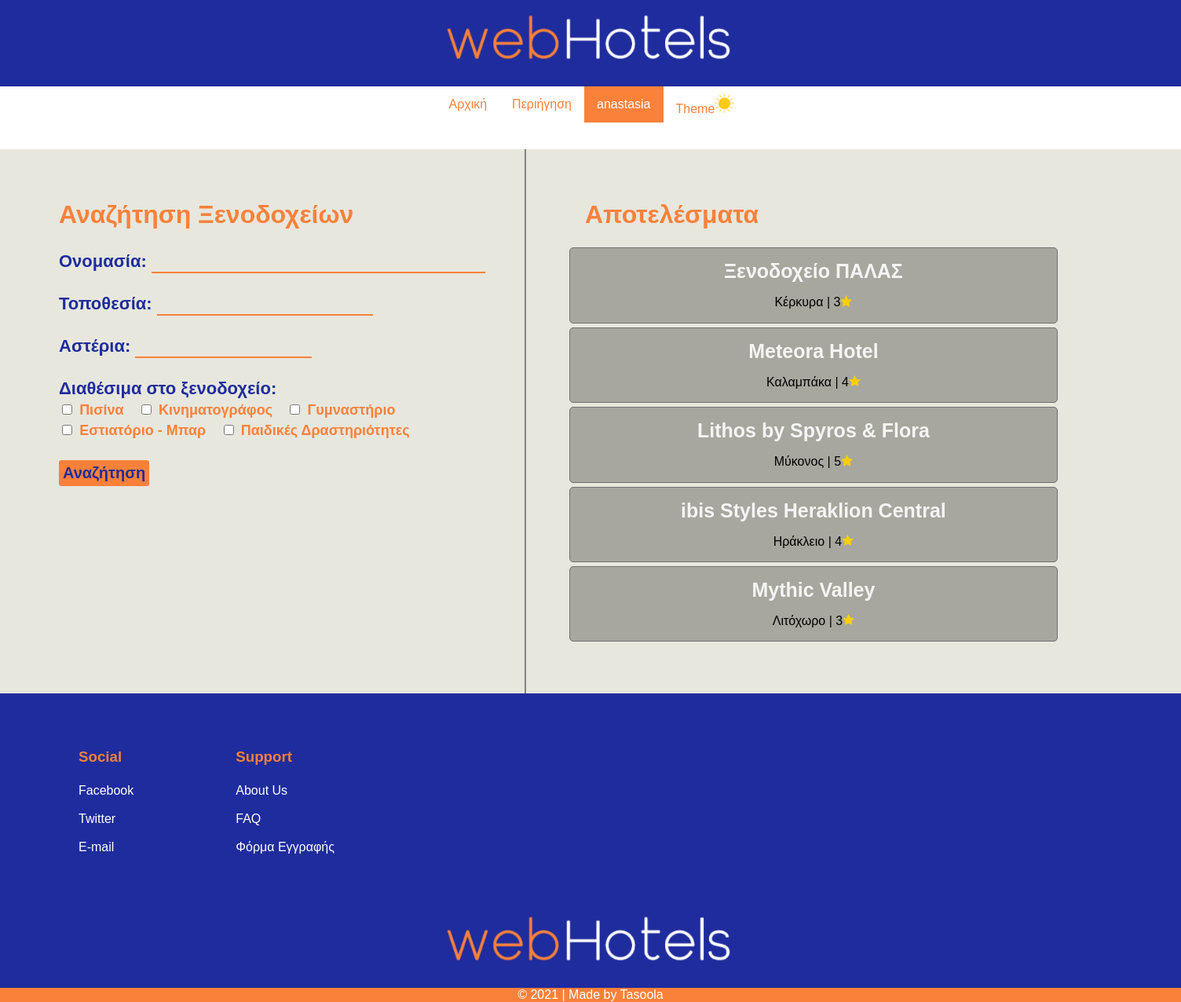
/search-page.php (signed in), run on the app's committed database.
### tables this page shows
CREATE TABLE IF NOT EXISTS `hotels` (
  `hotelid` int(10) UNSIGNED NOT NULL AUTO_INCREMENT,
  `businessTitle` varchar(100) NOT NULL,
  `location` varchar(50) NOT NULL,
  `address` varchar(100) NOT NULL,
  `telephoneNum` varchar(15) NOT NULL,
  `roomsAvailable` int(11) DEFAULT NULL,
  `equipment` set('Πισίνα','Εστιατόριο-Μπαρ','Κινηματογράφος','Γυμναστήριο','Παιδικές Δραστηριότητες') DEFAULT NULL,
  `rating` enum('1','2','3','4','5') DEFAULT NULL,
  `businessEmail` varchar(80) DEFAULT NULL,
  `longitude` double DEFAULT NULL,
  `latitude` double DEFAULT NULL,
  `description` text,
  `username_FK` varbinary(30) DEFAULT NULL,
  PRIMARY KEY (`hotelid`),
  KEY `username_fk` (`username_FK`)
);

### search-page.php (the view, shortened to what this page needs)
<?php
  require('header.php');
?>
    <main id="main">
        <div id="search-page-wrap" class="search-page-wrap">
            <div class="form-container" style="border-right: 2px solid #848383; padding-bottom:20px;" >
                <h1>Αναζήτηση Ξενοδοχείων</h1><br>
                <form class="form" id="search-form" name="search-form" action="search-page.php" method="get">
                    <label for="search-name">Ονομασία:</label>
                    <input type="text" name="search[name]" id="search-name" size="40" onfocus="highlightOn('search-name');"
                        onblur="highlightOff('searchname');"/>
                    <br><br>
                    <label for="search-location">Τοποθεσία:</label>
                    <input type="text" name="search[location]" id="search-location" size="25" onfocus="highlightOn('search-location');"
                        onblur="highlightOff('search-location');"/>
                    <br><br>
                    <label for="search-rating">Αστέρια:</label>
                    <input type="number" name="search[rating]" id="search-rating" size="5" onfocus="highlightOn('search-rating');"
                        onblur="highlightOff('search-rating');"/>
                    <br><br>
                    <label for="sequipment">Διαθέσιμα στο ξενοδοχείο:</label><br>
                    <input type="checkbox" name="search[equipment][]" value="Πισίνα"/>
                    <label for="search-equipment"><span class="check">Πισίνα</span></label>&nbsp;&nbsp;
                    <input type="checkbox" name="search[equipment][]" value="Κινηματογράφος"/>
                    <label for="search-equipment"><span class="check"> Κινηματογράφος</span></label>&nbsp;&nbsp;
                    <input type="checkbox" name="search[equipment][]" value="Γυμναστήριο"/>
                    <label for="search-equipment"><span class="check">Γυμναστήριο</span></label>&nbsp;&nbsp;
                    <br>
                    <input type="checkbox" name="search[equipment][]" value="Εστιατόριο-Μπαρ"/>
                    <label for="search-equipment"><span class="check">Εστιατόριο - Μπαρ</span></label>&nbsp;&nbsp;
                    <input type="checkbox" name="search[equipment][]" value="Παιδικές Δραστηριότητες"/>
                    <label for="search-equipment"><span class="check">Παιδικές Δραστηριότητες</span></label>
                    <br><br>
                    <button type="submit" class="btn" name="submit-search">Αναζήτηση</button>
                </form>
            </div>
            <div class="results">
                <h1>Αποτελέσματα</h1><br>
                <?php
                    require("functions.php");
                ?>
                <?php
                    $recordsPerPage = 5;
                    require('db-parameters.php');
                    if (isset($_GET['page']))
                        $curPage = $_GET['page'];
                    else
                        $curPage = 1;
                        $startIndex = ($curPage-1) * $recordsPerPage;
                    try {
                        $pdo = new PDO("mysql:host=$dbhost;dbname=$dbname;", $dbuser, $dbpass);
                        $pdo -> exec('set names utf8');
                        $pdo->setAttribute(PDO::ATTR_ERRMODE, PDO::ERRMODE_WARNING);
                        $emptySearch = false;
                        if ( empty($_GET['search']['name']) && empty($_GET['search']['location'])
                            && empty($_GET['search']['rating']) && empty($_GET['search']['equipment']) ) {
                                $emptySearch = true;
                        }
                        if( !isset( $_GET['search'] ) || $emptySearch ) {
                            $sql = "SELECT COUNT(hotelid) as recCount FROM hotels";
                            $statement = $pdo->query($sql);
                            $sql = "SELECT * FROM hotels LIMIT $startIndex, $recordsPerPage";
                            $statement = $pdo->query($sql);
                        }
                        while ( $record = $statement->fetch(PDO::FETCH_ASSOC) ) {
                            if ( !empty($record['hotelid'] ) ) {
                                echo '<div class="result" id="result">
                                    <a href="hotel-info-page.php?viewMode=search&srhotelid='.$record['hotelid'].'">
                                        <h3> '.$record['businessTitle'] .'</h3>
                                    </a>
                                        <p>'. $record['location'].' | '. $record['rating'].'<img src="images/star.png" style="width:15px"/> </p>
                                </div>';
                            }
                        }
                    } catch (PDOException $e) {
                        print "Database Error: " . $e->getMessage() . "<br/>";
                        die();
                    }
                ?>
            </div>
        </div>
    </main>
<?php require('footer.php'); ?>

### style.css (style rules this page uses)
body { margin:0; position:relative; z-index:-2; }
main { background-color: #E7E7DE; }
main { width:100%; float:left; }
main h1 { color:#1F2C9D; padding: 40px 40px 0 40px; margin: 0 10px; font-family:'Trebuchet MS', 'Lucida Sans Unicode', 'Lucida Grande', 'Lucida Sans', Arial, sans-serif; }
.form-container { position: relative; padding: 50px 50px 100px 50px; display: block; background-color: #E7E7DE; font-family:'Trebuchet MS', 'Lucida Sans Unicode', 'Lucida Grande', 'Lucida Sans', Arial, sans-serif; }
.form-container h1 { color: #F9813A; padding: 15px 0 0 15px; }
.form { padding: 10px 0 0 25px; font-weight: bold; font-size: 22px; color: #1F2C9D; }
.form input { background: transparent; border:0; border-bottom: 2px solid #F9813A; font-size: 17px; }
.btn { color: #1F2C9D; background-color: #F9813A; border: 0; padding: 5px; font-weight: bold; border-radius: 3px; font-size: 20px; font-family:'Trebuchet MS', 'Lucida Sans Unicode', 'Lucida Grande', 'Lucida Sans', Arial, sans-serif; cursor: pointer; }
.check { color:#F9813A; font-size: 18px; }
.results h1 { color: #F9813A; padding: 15px 0 0 15px; }
.search-page-wrap { display: flex; }
.results { padding: 50px; }
.result { background-color: #a7a79f; border: 1px solid #717171; border-radius: 5px; width: 600px; margin: 5px; text-align: center; padding: 0 10px; font-family: 'Trebuchet MS', 'Lucida Sans Unicode', 'Lucida Grande', 'Lucida Sans', Arial, sans-serif; }
.result h3 { font-size: 25px; margin: 15px; }
.result a { text-decoration: none; color: whitesmoke; }

### data on the page
hotels: businessTitle "Ξενοδοχείο ΠΑΛΑΣ", location "Κέρκυρα", rating "3"
hotels: businessTitle "Meteora Hotel", location "Καλαμπάκα", rating "4"
hotels: businessTitle "Lithos by Spyros & Flora", location "Μύκονος", rating "5"
hotels: businessTitle "ibis Styles Heraklion Central", location "Ηράκλειο", rating "4"
hotels: businessTitle "Mythic Valley", location "Λιτόχωρο", rating "3"

### other printed values
$_SESSION['username'] "anastasia"
